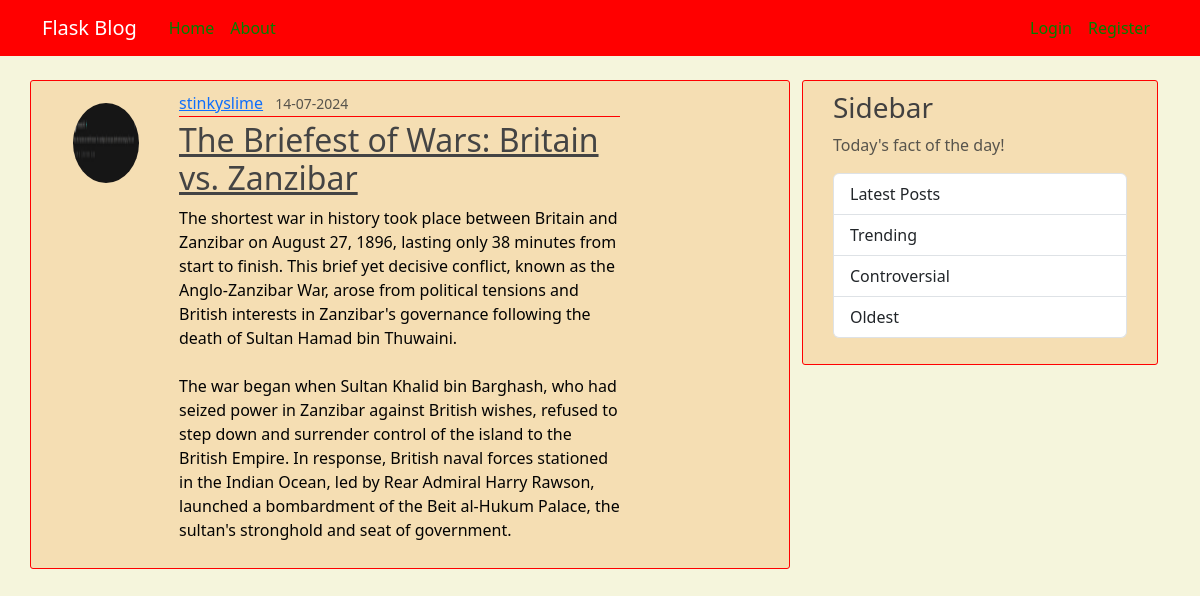
Screenshot of /post/8 with the database file from the repository.
### main/models.py (models this page shows, shortened)
class User(db.Model, UserMixin):
    id = db.Column(db.Integer, primary_key=True, nullable=False)
    username = db.Column(db.String(20), unique=True, nullable=False)
    email = db.Column(db.String(120), unique=True, nullable = False)
    image_file = db.Column(db.String(20), nullable=False, default = 'default.jpg')
    password = db.Column(db.String(60), nullable=False)
    posts = db.relationship('Posts', backref=db.backref('author', lazy=True))

class Posts(db.Model):
    id=db.Column(db.Integer, primary_key=True, nullable=False)
    title=db.Column(db.String(100), nullable=False)
    date_posted=db.Column(db.DateTime, nullable=False, default=datetime.now)
    content=db.Column(db.Text, nullable=False)
    user_id = db.Column(db.Integer, db.ForeignKey('user.id'), nullable=False) # user is default lowercase tablename

### main/routes.py (the view)
@app.route("/post/<int:post_id>")
def post(post_id):
    post = Posts.query.get_or_404(post_id)
    return render_template('post.html', title=post.title, post=post)

### main/templates/post.html (shortened to what this page needs)
{% extends "layout.html" %}
{% block content %}
    <article class="row content-section">
        <img class="rounded-circle article-img" src = "{{ url_for('static', filename='profile_pic/' + post.author.image_file) }}">
        <div class="col-md-8">
            <div class="article-metadata">
                <a class="me-2" href = "#">{{ post.author.username }}</a>
                <small class="text-muted">{{ post.date_posted.strftime('%d-%m-%Y') }}</small>
            </div>
            <h2><a class="article-title">{{ post.title }}</a></h2>
            <p class="article-content">{{ post.content }}</p>
        </div>
    </article>
{% endblock %}

### main/templates/layout.html (shortened to what this page needs)
<!doctype html>
<html lang="en">
  <head>
    <link href="https://cdn.jsdelivr.net/npm/bootstrap@5.3.3/dist/css/bootstrap.min.css" rel="stylesheet">
    <link rel="stylesheet" href="{{url_for('static', filename='styles.css')}}">
  </head>
  <body>
    <header class = "site-header">
      <nav class="navbar navbar-expand-md navbar-dark bg-steel fixed-top">
        <div class="container">
          <a class="navbar-brand me-4" href="/">Flask Blog</a>
          <div class="collapse navbar-collapse" id="navbarToggle">
            <div class="navbar-nav me-auto mb-2 mb-md-0">
              <a class="nav-link" href="{{ url_for('home') }}">Home</a>
              <a class="nav-link" href="{{ url_for('about') }}">About</a>
            </div>
            <div class="navbar-nav">
              {% if current_user.is_authenticated %}
                <a class="nav-link" href="{{ url_for('new_post') }}">New Post</a>
                <a class="nav-link" href="{{ url_for('account') }}">Account</a>
                <a class="nav-link" href="{{ url_for('logout') }}">Logout</a>
              {% else %}
                <a class="nav-link" href="{{ url_for('login') }}">Login</a>
                <a class="nav-link" href="{{ url_for('register') }}">Register</a>
              {% endif %}
            </div>
          </div>
        </div>
      </nav>
    </header>
    <main role="main" class = "container">
      <div class = "row">
        <div class = "col-md-8">
          {% block content %}{% endblock %}
        </div>
        <div class = "col-md-4">
          <div class = "content-section">
            <h3>Sidebar</h3>
            <p class = "text-muted">Today's fact of the day!
              <ul class="list-group">
                <li class="list-group-item">Latest Posts</li>
                <li class="list-group-item">Trending</li>
                <li class="list-group-item">Controversial</li>
                <li class="list-group-item">Oldest</li>
              </ul>
            </p>
          </div>
        </div>
      </div>
    </main>
  </body>
</html>

### main/static/styles.css (style rules this page uses)
body { background: beige; color: rgb(3, 3, 3); margin-top: 5rem; }
h1, h2, h3, h4, h5, h6 { color: rgb(65, 64, 64); }
.bg-steel { background-color: red; }
.site-header .navbar-nav .nav-link { color: green; }
.content-section { background: wheat; padding: 10px 30px; border: 1px solid red; border-radius: 3px; margin-bottom: 20px; }
.article-title { color: #444444; }
.article-content { white-space: pre-line; }
.article-img { height: 80px; width: 90px; margin-right: 16px; margin-top: 12px; }
.article-metadata { padding-bottom: 1px; margin-bottom: 4px; border-bottom: 1px solid red; }

### rows the page displays
User: image_file (picture), author.username "stinkyslime"
Posts: date_posted "14-07-2024", title "The Briefest of Wars: Britain vs. Zanzibar", content "The shortest war in history took place between Britain and Zanzibar on August 27, 1896, lasting only 38 minutes from start to finish. This brief yet decisive conflict, known as the Anglo-Zanzibar War, arose from political tensions and British interests in Zanzibar's governance following the death of Sultan Hamad bin Thuwaini. The war began when Sultan Khalid bin Barghash, who had seized power in Zanzibar against British wishes, refused to step down and surrender control of the island to the British Empire. In response, British naval forces stationed in the Indian Ocean, led by Rear Admiral Harry Rawson, launched a bombardment of the Beit al-Hukum Palace, the sultan's stronghold and seat of…"
